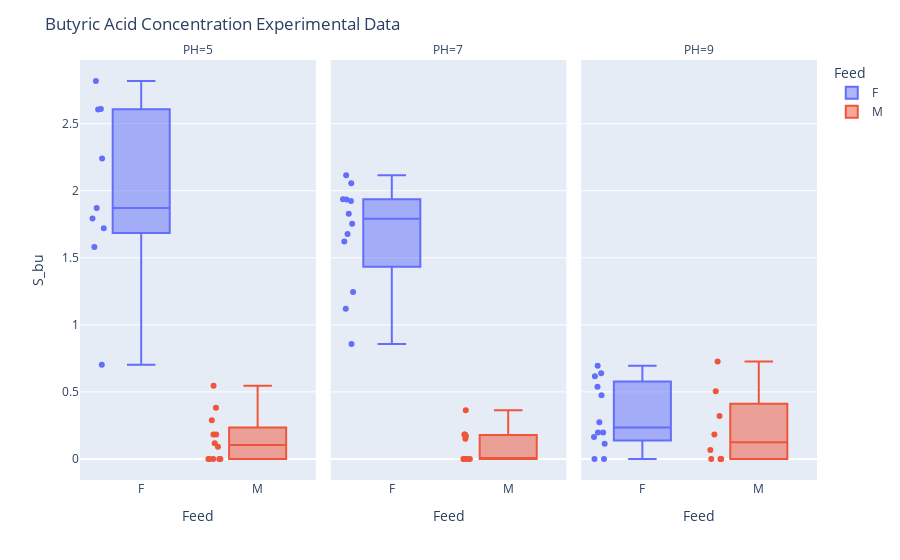

Notebook code for this chart:
### Code cell
fig=px.box(exp_data_sim,x="Feed",y="S_bu",facet_col="PH",color="Feed",points="all")
fig.update_layout(title="Butyric Acid Concentration Experimental Data")
fig.write_html("Butyric Acid Concentratio Experimental Data.html")
fig.show()

### Figure 1 — Plotly figure (JSON) as saved in the notebook; plotly's stock layout.template omitted (floating-point values rounded to 4 significant figures)
{"data": [{"alignmentgroup": "True", "boxpoints": "all", "hovertemplate": "Feed=%{x}<br>PH=5<br>S_bu=%{y}<extra></extra>", "legendgroup": "F", "marker": {"color": "#636efa"}, "name": "F", "notched": false, "offsetgroup": "F", "orientation": "v", "showlegend": true, "type": "box", "x": ["F", "F", "F", "F", "F", "F", "F", "F", "F"], "x0": " ", "xaxis": "x", "y": [2.24, 2.61, 2.606, 2.818, 1.581, 0.7026, 1.871, 1.72, 1.792], "y0": " ", "yaxis": "y"}, {"alignmentgroup": "True", "boxpoints": "all", "hovertemplate": "Feed=%{x}<br>PH=7<br>S_bu=%{y}<extra></extra>", "legendgroup": "F", "marker": {"color": "#636efa"}, "name": "F", "notched": false, "offsetgroup": "F", "orientation": "v", "showlegend": false, "type": "box", "x": ["F", "F", "F", "F", "F", "F", "F", "F", "F", "F", "F", "F"], "x0": " ", "xaxis": "x2", "y": [2.056, 2.114, 1.923, 1.621, 1.937, 1.678, 1.754, 1.829, 1.935, 0.8572, 1.244, 1.121], "y0": " ", "yaxis": "y2"}, {"alignmentgroup": "True", "boxpoints": "all", "hovertemplate": "Feed=%{x}<br>PH=9<br>S_bu=%{y}<extra></extra>", "legendgroup": "F", "marker": {"color": "#636efa"}, "name": "F", "notched": false, "offsetgroup": "F", "orientation": "v", "showlegend": false, "type": "box", "x": ["F", "F", "F", "F", "F", "F", "F", "F", "F", "F", "F", "F"], "x0": " ", "xaxis": "x3", "y": [0.198, 0.1132, 0.6948, 0.164, 0, 0.1971, 0.4745, 0.6388, 0.5385, 0.6171, 0, 0.2733], "y0": " ", "yaxis": "y3"}, {"alignmentgroup": "True", "boxpoints": "all", "hovertemplate": "Feed=%{x}<br>PH=5<br>S_bu=%{y}<extra></extra>", "legendgroup": "M", "marker": {"color": "#EF553B"}, "name": "M", "notched": false, "offsetgroup": "M", "orientation": "v", "showlegend": true, "type": "box", "x": ["M", "M", "M", "M", "M", "M", "M", "M", "M", "M", "M", "M"], "x0": " ", "xaxis": "x", "y": [0, 0.3817, 0.1167, 0.09091, 0, 0, 0.1818, 0.5455, 0.1818, 0, 0.2887, 0], "y0": " ", "yaxis": "y"}, {"alignmentgroup": "True", "boxpoints": "all", "hovertemplate": "Feed=%{x}<br>PH=7<br>S_bu=%{y}<extra></extra>", "legendgroup": "M", "marker": {"color": "#EF553B"}, "name": "M", "notched": false, "offsetgroup": "M", "orientation": "v", "showlegend": false, "type": "box", "x": ["M", "M", "M", "M", "M", "M", "M", "M", "M", "M", "M"], "x0": " ", "xaxis": "x2", "y": [0.1503, 0, 0.1718, 0, 0.3636, 0.1818, 0, 0.1818, 0, 0, 0], "y0": " ", "yaxis": "y2"}, {"alignmentgroup": "True", "boxpoints": "all", "hovertemplate": "Feed=%{x}<br>PH=9<br>S_bu=%{y}<extra></extra>", "legendgroup": "M", "marker": {"color": "#EF553B"}, "name": "M", "notched": false, "offsetgroup": "M", "orientation": "v", "showlegend": false, "type": "box", "x": ["M", "M", "M", "M", "M", "M", "M", "M"], "x0": " ", "xaxis": "x3", "y": [0, 0.0679, 0.5047, 0, 0.7273, 0.1818, 0.3203, 0], "y0": " ", "yaxis": "y3"}], "layout": {"annotations": [{"font": {}, "showarrow": false, "text": "PH=5", "x": 0.16, "xanchor": "center", "xref": "paper", "y": 1, "yanchor": "bottom", "yref": "paper"}, {"font": {}, "showarrow": false, "text": "PH=7", "x": 0.5, "xanchor": "center", "xref": "paper", "y": 1, "yanchor": "bottom", "yref": "paper"}, {"font": {}, "showarrow": false, "text": "PH=9", "x": 0.84, "xanchor": "center", "xref": "paper", "y": 1, "yanchor": "bottom", "yref": "paper"}], "boxmode": "overlay", "legend": {"title": {"text": "Feed"}, "tracegroupgap": 0}, "margin": {"t": 60}, "title": {"text": "Butyric Acid Concentration Experimental Data"}, "xaxis": {"anchor": "y", "categoryarray": ["F", "M"], "categoryorder": "array", "domain": [0, 0.32], "title": {"text": "Feed"}}, "xaxis2": {"anchor": "y2", "categoryarray": ["F", "M"], "categoryorder": "array", "domain": [0.34, 0.66], "matches": "x", "title": {"text": "Feed"}}, "xaxis3": {"anchor": "y3", "categoryarray": ["F", "M"], "categoryorder": "array", "domain": [0.68, 1.0], "matches": "x", "title": {"text": "Feed"}}, "yaxis": {"anchor": "x", "domain": [0, 1], "title": {"text": "S_bu"}}, "yaxis2": {"anchor": "x2", "domain": [0, 1], "matches": "y", "showticklabels": false}, "yaxis3": {"anchor": "x3", "domain": [0, 1], "matches": "y", "showticklabels": false}}}
